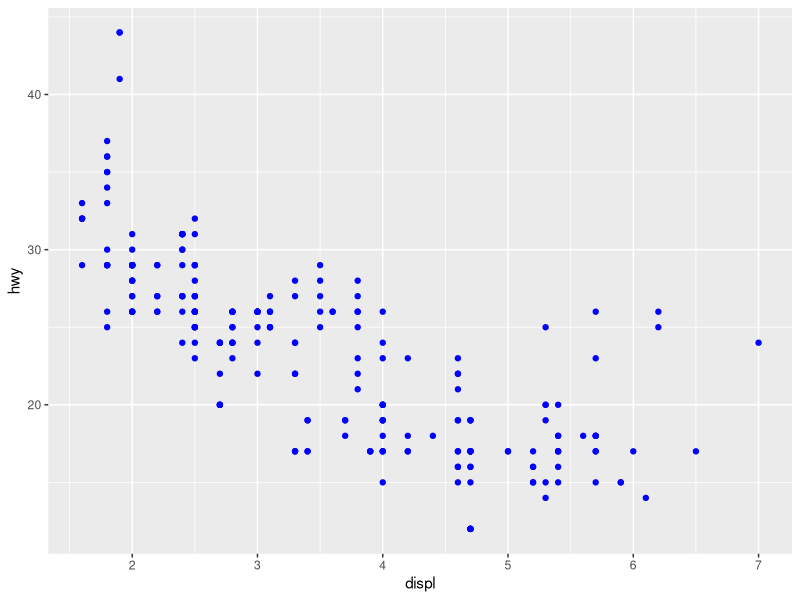
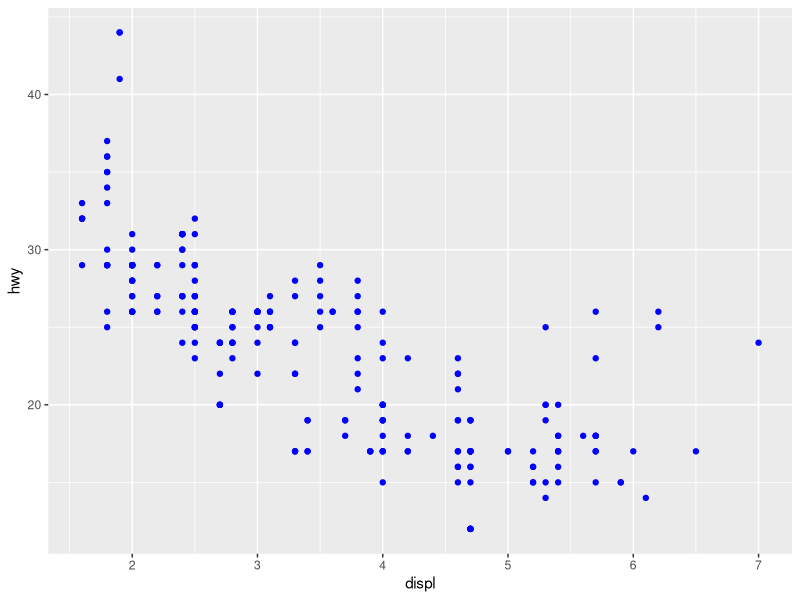
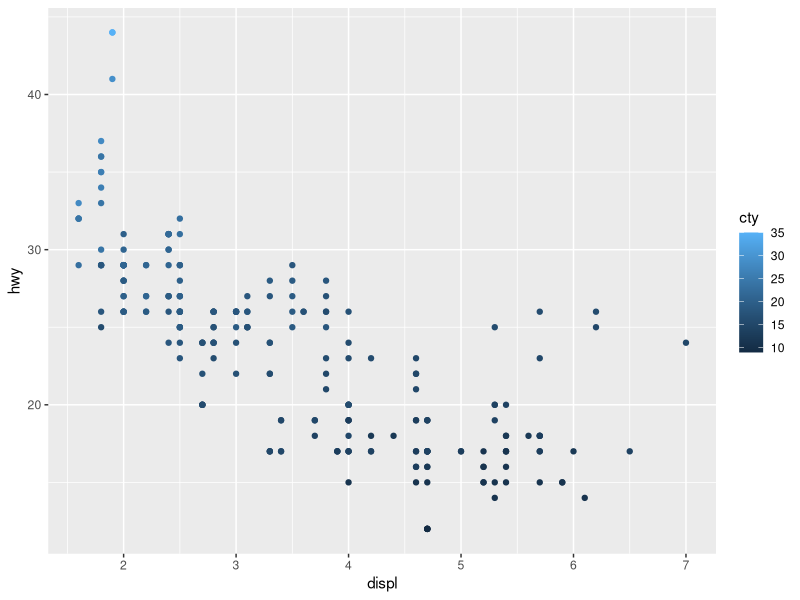
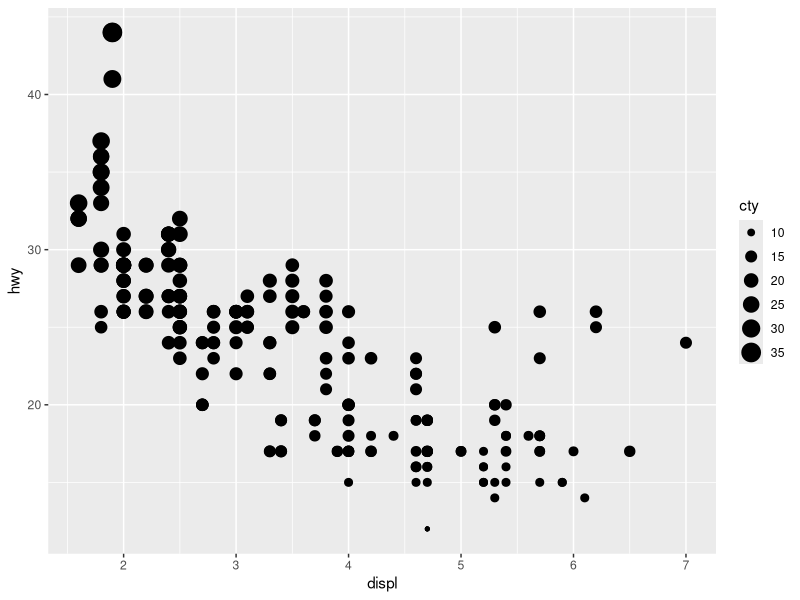

The R source for these figures, in order: (Note: this script raises an error after producing the figures.)
#Excercie 3.3.1

library(tidyverse)


dta_mpg <- mpg

#----------------------------------------------------------------------------------------
# Excercies from chapter 3 first edition 

# 3.3.1 Excercies 

# Question 1: 
# A fix for the code: 
ggplot(mpg, aes(x = displ, y = hwy)) + 
  geom_point(color = "blue")

# Another sol 

ggplot(mpg) + 
geom_point(aes(x = displ, y= hwy), color = "blue")

# The issue was that the color was included in aes(). So, it was treated as aesthetic. 
#The color = "blue" was interpreted as a categorical variable which only takes a single value "blue"

# Question 2:
# I used ?mpg to check this: 

# categorial variables in mpg are: manufacturer, model, year, trans, drv, fl, class
# Continuous variable in mpg are: displ, year, cyl, cty, hwy

#Question 3:

#Makes teh color as a scale not distinct colors (same for size)
ggplot(mpg, aes(x = displ, y = hwy, color = cty)) +
geom_point()

ggplot(mpg, aes(x = displ, y = hwy, size = cty)) +
geom_point()

# Gives error for shapes because we cannot make a scale of shapes
ggplot(mpg, aes(x = displ, y = hwy, shape = cty)) +
geom_point()

#-----------------------------------------------------------------------------------------

# 3.5.1 Excercies 

# question 1 
#Answer: The continuous variable is convereted to a categorical variable, then the grahp contains a facet for each distinct value
ggplot(
  mpg, aes(x = displ, y = hwy)) +  
  geom_point() +  facet_grid(.~cty)

# Question 4

# class is faceted
ggplot(data = mpg) + 
  geom_point(mapping = aes(x = displ, y = hwy)) + 
  facet_wrap(~ class, nrow = 2)

# class mapped to color
ggplot(data = mpg) + 
  geom_point(mapping = aes(x = displ, y = hwy, color =  class))


#Advantages: 
# 1- It's easier to distinguish and see the different classes
# 2- There is no overlapping between the point, so it is easier to see the trends. On the other hand, the with color, there is huge overlapping. 

#Disadvantages: 
# 1- It is diffcult to compare as the points are on different and separate graphs

#-----------------------------------------------------------------------------------------

# 3.6.1 Excercies: 

# Question 5: 
#graph 1 
ggplot(data = mpg, mapping = aes(x = displ, y = hwy)) + 
  geom_point() + 
  geom_smooth()

#graph 2
ggplot() + 
  geom_point(data = mpg, mapping = aes(x = displ, y = hwy)) + 
  geom_smooth(data = mpg, mapping = aes(x = displ, y = hwy))


#Ans: No, because both geom_point() and geom_smooth will take the same data as input in graph 2. 
# In graph 1, they will take from data from mapping. So, the two graphs will look the same. 


# Question 6: 

?mpg
?geom_smooth
#graph 1 
ggplot(
  mpg, aes(x = displ, y = hwy)
) + geom_point() + geom_smooth(se = FALSE)

#graph 2 
ggplot(
  mpg, aes(x = displ, y = hwy)
)  +  geom_point() + geom_smooth(aes(group  = drv), se = FALSE) 

#graph 3 
ggplot(
  mpg, aes(x = displ, y = hwy, color = drv)
) + geom_point() + geom_smooth(se = FALSE) 


#graph 4 
ggplot(
  mpg, aes(x = displ, y = hwy)
) + geom_point(aes(color = drv)) + geom_smooth(se = FALSE) 


#graph 5
ggplot(
  mpg, aes(x = displ, y = hwy)
) + geom_point(aes(color = drv)) + geom_smooth(aes(linetype = drv), se = FALSE) 

#graph 6
ggplot(
  mpg, aes(x = displ, y = hwy, color = drv)
) + geom_point(size = 4, color = "white") +  geom_point() 


#-----------------------------------------------------------------------------------------

#3.8.1 Excercies 

#Question 1: 

ggplot(data = mpg, mapping = aes(x = cty, y = hwy)) + 
  geom_point()

# Problem is that there is overlapping because there are multiple observations for each combination cty and hwy 

# Quick fix would be: 

ggplot(data = mpg, mapping = aes(x = cty, y = hwy)) + 
  geom_point(position = "jitter")

#jitter shows the positions where there are more observations
